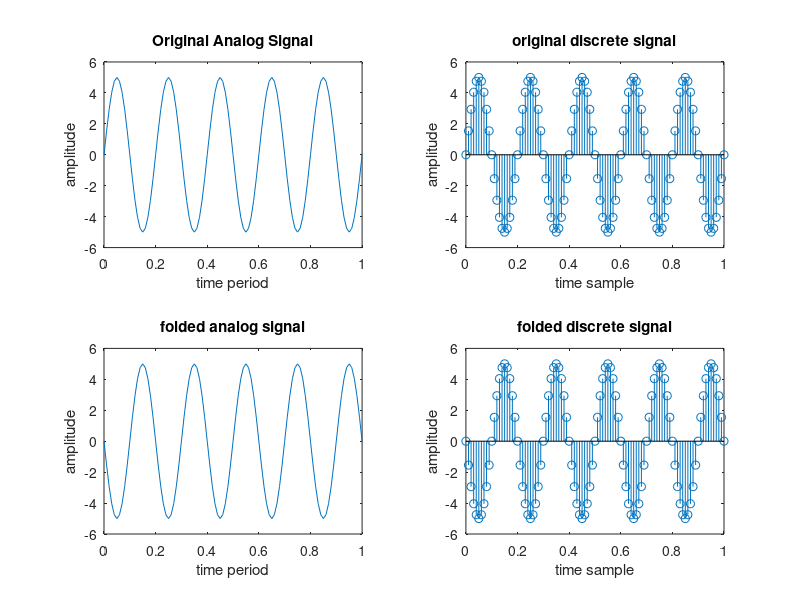

This figure's MATLAB source:
clc;
clear all
close all

a = input('Take Amplitude: ') ;
f = input('Take Frequency : '); %cycles
t = 0:0.01:1;

analog = a*sin(2*pi*f*t); %origial signal
analogFol = fliplr(analog); % folded/mirror 

subplot(2,2,1);
plot(t,analog);
title('Original Analog Signal');
xlabel('time period')
ylabel('amplitude');

subplot(2,2,3);
plot(t,analogFol);
title('folded analog signal');
xlabel('time period')
ylabel('amplitude');

%for discrete signal
discreteOriginal = analog;
foldedDiscrete = fliplr(discreteOriginal);

subplot(2,2,2);
stem(t,discreteOriginal);
title('original discrete signal');
xlabel('time sample')
ylabel('amplitude');

subplot(2,2,4);
stem(t,foldedDiscrete);
title('folded discrete signal');
xlabel('time sample')
ylabel('amplitude');